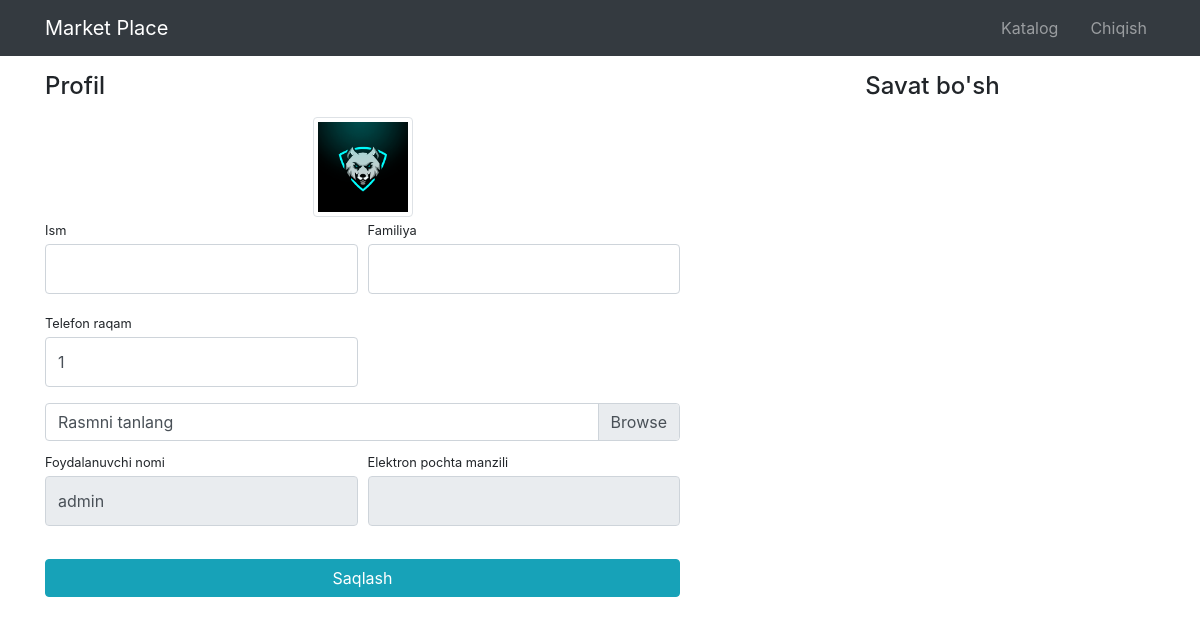
Before: /users/profile/ (signed in) with the older database file.
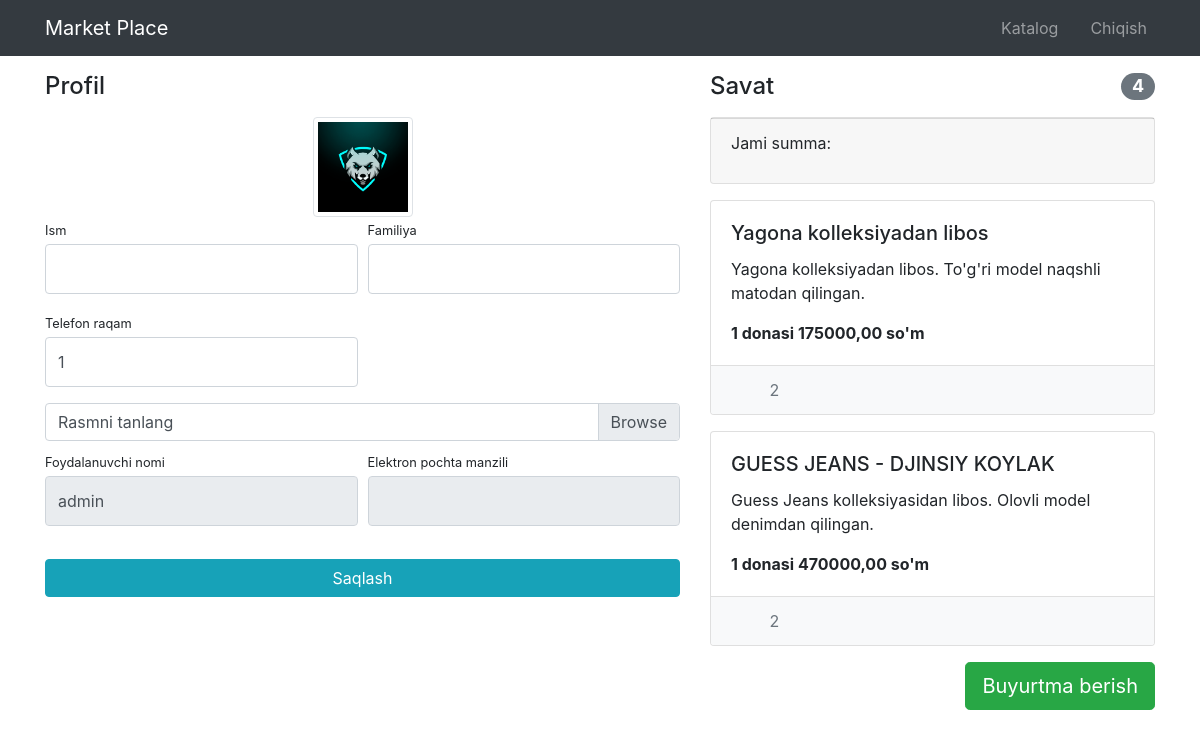
After: the same page with the newer database file.
### products/models.py (models this page shows, shortened)
class Basket(models.Model):
    user = models.ForeignKey(User, on_delete=models.CASCADE)
    product = models.ForeignKey(Product, on_delete=models.CASCADE)
    quantity = models.PositiveIntegerField(default=1)
    created_database = models.DateTimeField(auto_now_add=True)
    def sum(self):
        return self.quantity * self.product.price
    class Meta:
        verbose_name = 'Savatdagi maxsulot'
        verbose_name_plural = 'Savatdagi maxsulotlar'

class Product(models.Model):
    name = models.CharField(max_length=256, verbose_name="Mahsulot nomi")
    image = models.ImageField(upload_to="products_images", blank=True, verbose_name="Rasm")
    description = models.TextField(blank=True, verbose_name="Mahsulot tavsifi")
    short_description = models.CharField(max_length=100, blank=True, verbose_name="Qisqa tavsifi")
    price = models.DecimalField(max_digits=10, decimal_places=2, default=0, verbose_name="Narxi")
    quantity = models.PositiveIntegerField(default=0, verbose_name="Miqdori")
    category = models.ForeignKey(ProductCategory, on_delete=models.CASCADE, verbose_name="Kategoriya")
    class Meta:
        verbose_name = "Mahsulot"
        verbose_name_plural = "Mahsulotlar"

### users/views.py (the view)
# urls.py: path('profile/', views.profile, name='profile'),
@login_required
def profile(request):
    form_phone = OrderForm()
    user = request.user
    if request.method == 'POST':
        form = UserProfileForm(data=request.POST, files=request.FILES, instance=user)
        if form.is_valid():
            form.save()
            return redirect('profile')
    else:
        form = UserProfileForm(instance=user)
    baskets = Basket.objects.filter(user=user)
    total_quantity = sum(basket.quantity for basket in baskets)
    total_sum = sum(basket.sum() for basket in baskets)
    context = {
        'title': 'Profile',
        'form': form,
        'baskets': Basket.objects.filter(user=user),
        'total_quantity': total_quantity,
        'total_sum': total_sum,
        'form_phone': form_phone
    }
    return render(request, 'users/profile.html', context=context)

### users/forms.py
class UserProfileForm(UserChangeForm):
    username = forms.CharField(widget=forms.TextInput(attrs={'readonly': True}))
    email = forms.CharField(widget=forms.EmailInput(attrs={'readonly': True}))
    image = forms.ImageField(widget=forms.FileInput(), required=False)
    def __init__(self, *args, **kwargs):
        super(UserProfileForm, self).__init__(*args, **kwargs)
        for field in self.fields.values():
            field.widget.attrs["class"] = "form-control py-4"
        self.fields['image'].widget.attrs['class'] = "custom-file-input"
    class Meta:
        model = User
        fields = ('username', 'email', 'first_name', 'last_name', 'phone', 'image')

### products/forms.py
class OrderForm(forms.Form):
    phone = forms.CharField(max_length=200, widget=forms.TextInput(attrs={'class': 'form-control', 'placeholder': "Telefon raqamingizni qoldiring"}))

### users/templates/users/profile.html (shortened to what this page needs)
{% extends 'products/base.html' %}
{% load static %}
{% block css %}<link href="{% static 'css/profile.css' %}" rel="stylesheet">{% endblock %}
{% block content %}
<div class="container">
    <div class="row">
        <div class="col-lg-7">
            <h4 class="mt-3 mb-3">Profil</h4>
            <div class="col-lg-12 text-center">
                <img width="100" height="100"
                     src="{% if user.image %} {{ user.image.url }} {% else %} {% static 'vendor/img/users/default.jpg' %} {% endif %}"
                     class="img-thumbnail">
            </div>
            <form action="{% url 'profile' %} " method="post" enctype="multipart/form-data">
                <div class="form-row">
                    <div class="col-lg-6">
                        <div class="form-group">
                            <label class="small mb-1" for="{{ form.first_name.id_for_label }}">Ism</label>
                            {{ form.first_name }}
                        </div>
                    </div>
                    <div class="col-lg-6">
                        <div class="form-group">
                            <label class="small mb-1" for="{{ form.last_name.id_for_label }}">Familiya</label>
                            {{ form.last_name }}
                        </div>
                    </div>
                    <div class="col-lg-6">
                        <div class="form-group">
                            <label class="small mb-1" for="{{ form.phone.id_for_label }}">Telefon raqam</label>
                            {{ form.phone }}
                        </div>
                    </div>
                </div>
                <div class="form-row mb-2">
                    <div class="col-lg-12">
                        <div class="custom-file">
                            <label class="custom-file-label" for="{{ form.image.if_for_label }}">Rasmni tanlang</label>
                        </div>
                    </div>
                </div>
                <div class="form-row">
                    <div class="col-lg-6">
                        <label class="small mb-1" for="{{ form.username.id_for_label }}">Foydalanuvchi nomi</label>
                        {{ form.username }}
                    </div>
                    <div class="col-lg-6">
                        <label class="small mb-1" for="{{ form.email.id_for_label }}">Elektron pochta manzili</label>
                        {{ form.email }}
                    </div>
                </div>
                <div class="form-row">
                    <div class="col-lg-12" style="margin-top: 33px;">
                        <input class="btn btn-info btn-block" type="submit" value="Saqlash">
                    </div>
                </div>
            </form>
        </div>
        {% include 'products/basket.html' %}
    </div>
</div>
{% endblock %}

### products/templates/products/basket.html (shortened to what this page needs)
{% if baskets %}
<div class="col-lg-5">
    <h4 class="mt-3 mb-3 d-flex justify-content-between align-items-center mb-3">
        Savat <span id="total_quantity" class="badge badge-secondary badge-pill">{{ total_quantity }}</span>
    </h4>
    <div class="card mb-3">
        <div class="card-footer">
            <p class="float-left">Jami summa:</p>
        </div>
    </div>
    {% for basket in baskets %}
    <div class="card mb-3">
        <div class="card-body">
            <h5 class="card-title">{{ basket.product.name }}</h5>
            <p class="card-text">{{ basket.product.short_description }}</p>
            <strong>1 donasi {{ basket.product.price }} so'm</strong>
        </div>
        <ul class="list-group list-group-flush">
            <li class="list-group-item d-flex justify-content-between lh-condensed bg-light">
                <span class="text-muted">
                    <a class="minus-cart btn" pid={{basket.product.id}}
                       style="text-decoration: none; color: gray; padding-right: 20px;">
                    </a>
                    <span id="quantity">{{ basket.quantity }}</span>
                    <a class="plus-cart btn" pid={{basket.product.id}}
                       style="text-decoration: none; color: gray; padding-left: 20px;">
                    </a>
                    <a class="remove-cart" pid={{basket.product.id}}
                       style="padding-left: 40px; text-decoration: none; color: gray;">
                    </a>
                </span>
            </li>
        </ul>
    </div>
    {% endfor %}
    <div style="text-align: center">
        <a href="{% url 'thanks_page' %}">
            <button type="submit" class="btn btn-success btn-lg float-right">Buyurtma berish</button>
        </a>
    </div>
</div>
{% else %}
<div class="col-lg-5">
    <div class="mt-3 mb-3 text-center">
        <h4>Savat bo'sh</h4>
    </div>
</div>
{% endif %}

Changed rows visible on the page:
added Basket: product.name "Yagona kolleksiyadan libos", product.short_description "Yagona kolleksiyadan libos. To'g'ri model naqshli matodan qilingan.", product.price "175000,00", quantity "2"
added Basket: product.name "GUESS JEANS - DJINSIY KOYLAK", product.short_description "Guess Jeans kolleksiyasidan libos. Olovli model denimdan qilingan.", product.price "470000,00", quantity "2"
Other visible differences:
{{ total_quantity }}: (not shown) → "4"
text no longer shown: "Savat bo'sh"
text now shown: "Savat Jami summa: Buyurtma berish"
